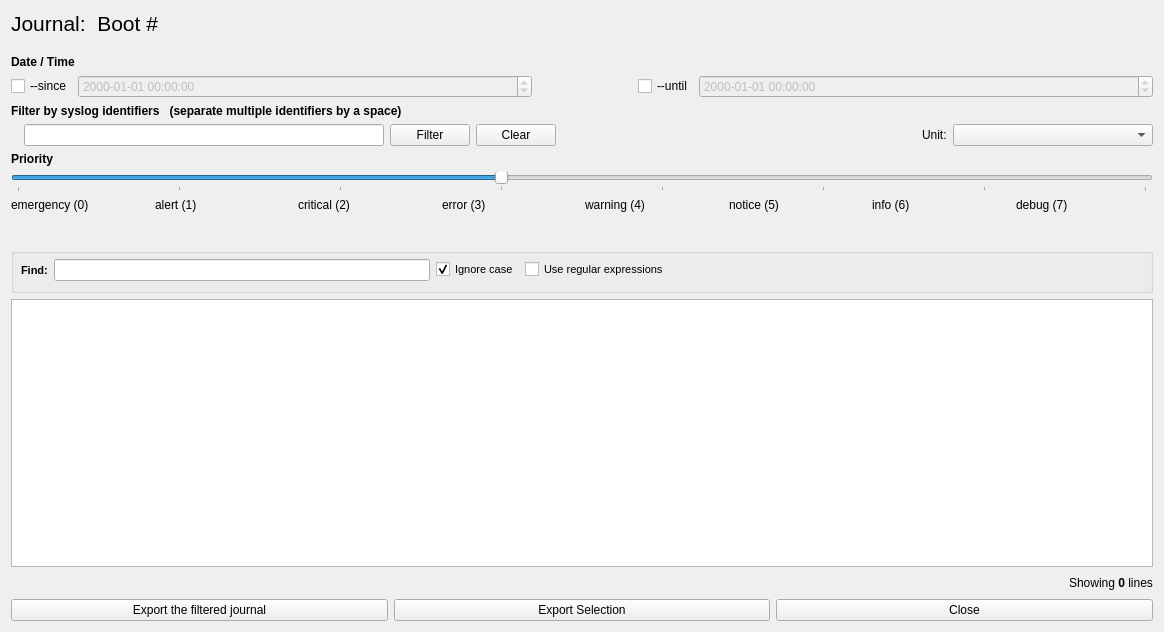
<?xml version="1.0" encoding="UTF-8"?>
<ui version="4.0">
 <class>ShowBootLog</class>
 <widget class="QDialog" name="ShowBootLog">
  <property name="windowModality">
   <enum>Qt::WindowModal</enum>
  </property>
  <property name="geometry">
   <rect>
    <x>0</x>
    <y>0</y>
    <width>1164</width>
    <height>632</height>
   </rect>
  </property>
  <property name="windowTitle">
   <string>QJournalctl: Show journal entries</string>
  </property>
  <property name="windowIcon">
   <iconset resource="icon.qrc">
    <normaloff>:/ui/icon.xpm</normaloff>:/ui/icon.xpm</iconset>
  </property>
  <layout class="QGridLayout" name="gridLayout">
   <item row="4" column="0">
    <layout class="QHBoxLayout" name="horizontalLayout_3">
     <item>
      <spacer name="horizontalSpacer_2">
       <property name="orientation">
        <enum>Qt::Horizontal</enum>
       </property>
       <property name="sizeHint" stdset="0">
        <size>
         <width>40</width>
         <height>20</height>
        </size>
       </property>
      </spacer>
     </item>
     <item>
      <widget class="QLabel" name="numberOfEntriesLabel">
       <property name="text">
        <string>Showing &lt;b&gt;0&lt;/b&gt; lines</string>
       </property>
      </widget>
     </item>
    </layout>
   </item>
   <item row="5" column="0">
    <layout class="QHBoxLayout" name="bottomMenu">
     <item>
      <widget class="QPushButton" name="exportButton">
       <property name="focusPolicy">
        <enum>Qt::NoFocus</enum>
       </property>
       <property name="styleSheet">
        <string notr="true"/>
       </property>
       <property name="text">
        <string>Export the filtered journal</string>
       </property>
      </widget>
     </item>
     <item>
      <widget class="QPushButton" name="exportSelectionButton">
       <property name="focusPolicy">
        <enum>Qt::NoFocus</enum>
       </property>
       <property name="visible">
        <bool>false</bool>
       </property>
       <property name="text">
        <string>Export Selection</string>
       </property>
      </widget>
     </item>
     <item>
      <widget class="QPushButton" name="closeButton">
       <property name="sizePolicy">
        <sizepolicy hsizetype="Ignored" vsizetype="Fixed">
         <horstretch>0</horstretch>
         <verstretch>0</verstretch>
        </sizepolicy>
       </property>
       <property name="focusPolicy">
        <enum>Qt::NoFocus</enum>
       </property>
       <property name="text">
        <string>Close</string>
       </property>
      </widget>
     </item>
    </layout>
   </item>
   <item row="3" column="0">
    <layout class="QVBoxLayout" name="verticalLayout">
     <item>
      <widget class="QLabel" name="label">
       <property name="font">
        <font>
         <pointsize>16</pointsize>
        </font>
       </property>
       <property name="text">
        <string>Journal:  Boot #</string>
       </property>
      </widget>
     </item>
     <item>
      <spacer name="verticalSpacer">
       <property name="orientation">
        <enum>Qt::Vertical</enum>
       </property>
       <property name="sizeType">
        <enum>QSizePolicy::Fixed</enum>
       </property>
       <property name="sizeHint" stdset="0">
        <size>
         <width>20</width>
         <height>13</height>
        </size>
       </property>
      </spacer>
     </item>
     <item>
      <widget class="QLabel" name="label_10">
       <property name="font">
        <font>
         <bold>true</bold>
        </font>
       </property>
       <property name="text">
        <string>Date / Time</string>
       </property>
      </widget>
     </item>
     <item>
      <layout class="QHBoxLayout" name="horizontalLayout">
       <item>
        <widget class="QCheckBox" name="sinceCheckBox">
         <property name="sizePolicy">
          <sizepolicy hsizetype="Fixed" vsizetype="Fixed">
           <horstretch>0</horstretch>
           <verstretch>0</verstretch>
          </sizepolicy>
         </property>
         <property name="text">
          <string>--since</string>
         </property>
        </widget>
       </item>
       <item>
        <widget class="QDateTimeEdit" name="sinceDateTimeEdit">
         <property name="enabled">
          <bool>false</bool>
         </property>
         <property name="displayFormat">
          <string>yyyy-MM-dd hh:mm:00</string>
         </property>
        </widget>
       </item>
       <item>
        <spacer name="horizontalSpacer">
         <property name="orientation">
          <enum>Qt::Horizontal</enum>
         </property>
         <property name="sizeType">
          <enum>QSizePolicy::Fixed</enum>
         </property>
         <property name="sizeHint" stdset="0">
          <size>
           <width>100</width>
           <height>20</height>
          </size>
         </property>
        </spacer>
       </item>
       <item>
        <widget class="QCheckBox" name="untilCheckBox">
         <property name="sizePolicy">
          <sizepolicy hsizetype="Fixed" vsizetype="Fixed">
           <horstretch>0</horstretch>
           <verstretch>0</verstretch>
          </sizepolicy>
         </property>
         <property name="text">
          <string>--until</string>
         </property>
        </widget>
       </item>
       <item>
        <widget class="QDateTimeEdit" name="untilDateTimeEdit">
         <property name="enabled">
          <bool>false</bool>
         </property>
         <property name="time">
          <time>
           <hour>0</hour>
           <minute>0</minute>
           <second>0</second>
          </time>
         </property>
         <property name="displayFormat">
          <string>yyyy-MM-dd hh:mm:00</string>
         </property>
        </widget>
       </item>
      </layout>
     </item>
     <item>
      <widget class="QLabel" name="label_12">
       <property name="font">
        <font>
         <bold>true</bold>
        </font>
       </property>
       <property name="text">
        <string>Filter by syslog identifiers   (separate multiple identifiers by a space)</string>
       </property>
      </widget>
     </item>
     <item>
      <layout class="QHBoxLayout" name="horizontalLayout_4">
       <item>
        <widget class="QLabel" name="acceptedIdentifierLabel">
         <property name="font">
          <font>
           <italic>true</italic>
           <bold>false</bold>
          </font>
         </property>
         <property name="text">
          <string/>
         </property>
        </widget>
       </item>
       <item>
        <widget class="QLineEdit" name="identifiersLineEdit">
         <property name="focusPolicy">
          <enum>Qt::StrongFocus</enum>
         </property>
        </widget>
       </item>
       <item>
        <widget class="QPushButton" name="filterButton">
         <property name="focusPolicy">
          <enum>Qt::NoFocus</enum>
         </property>
         <property name="text">
          <string>Filter</string>
         </property>
        </widget>
       </item>
       <item>
        <widget class="QPushButton" name="clearButton">
         <property name="focusPolicy">
          <enum>Qt::NoFocus</enum>
         </property>
         <property name="text">
          <string>Clear</string>
         </property>
        </widget>
       </item>
       <item>
        <spacer name="horizontalSpacer_5">
         <property name="orientation">
          <enum>Qt::Horizontal</enum>
         </property>
         <property name="sizeHint" stdset="0">
          <size>
           <width>10</width>
           <height>20</height>
          </size>
         </property>
        </spacer>
       </item>
       <item>
        <widget class="QLabel" name="label_13">
         <property name="text">
          <string>Unit:</string>
         </property>
        </widget>
       </item>
       <item>
        <widget class="QComboBox" name="unitCombo">
         <property name="minimumSize">
          <size>
           <width>200</width>
           <height>0</height>
          </size>
         </property>
         <property name="currentText">
          <string/>
         </property>
        </widget>
       </item>
      </layout>
     </item>
     <item>
      <widget class="QLabel" name="label_11">
       <property name="font">
        <font>
         <bold>true</bold>
        </font>
       </property>
       <property name="text">
        <string>Priority</string>
       </property>
      </widget>
     </item>
     <item>
      <widget class="QSlider" name="horizontalSlider">
       <property name="maximum">
        <number>7</number>
       </property>
       <property name="pageStep">
        <number>1</number>
       </property>
       <property name="sliderPosition">
        <number>3</number>
       </property>
       <property name="orientation">
        <enum>Qt::Horizontal</enum>
       </property>
       <property name="tickPosition">
        <enum>QSlider::TicksBelow</enum>
       </property>
       <property name="tickInterval">
        <number>1</number>
       </property>
      </widget>
     </item>
     <item>
      <layout class="QHBoxLayout" name="horizontalLayout_2">
       <item>
        <widget class="QLabel" name="label_8">
         <property name="text">
          <string>emergency (0)</string>
         </property>
        </widget>
       </item>
       <item>
        <widget class="QLabel" name="label_7">
         <property name="text">
          <string>alert (1)</string>
         </property>
        </widget>
       </item>
       <item>
        <widget class="QLabel" name="label_6">
         <property name="text">
          <string>critical (2)</string>
         </property>
        </widget>
       </item>
       <item>
        <widget class="QLabel" name="label_5">
         <property name="text">
          <string>error (3)</string>
         </property>
        </widget>
       </item>
       <item>
        <widget class="QLabel" name="label_4">
         <property name="text">
          <string>warning (4)</string>
         </property>
        </widget>
       </item>
       <item>
        <widget class="QLabel" name="label_3">
         <property name="text">
          <string>notice (5)</string>
         </property>
        </widget>
       </item>
       <item>
        <widget class="QLabel" name="label_2">
         <property name="text">
          <string>info (6)</string>
         </property>
        </widget>
       </item>
       <item>
        <widget class="QLabel" name="label_9">
         <property name="text">
          <string>debug (7)</string>
         </property>
        </widget>
       </item>
      </layout>
     </item>
     <item>
      <spacer name="verticalSpacer_2">
       <property name="orientation">
        <enum>Qt::Vertical</enum>
       </property>
       <property name="sizeType">
        <enum>QSizePolicy::Fixed</enum>
       </property>
       <property name="sizeHint" stdset="0">
        <size>
         <width>20</width>
         <height>30</height>
        </size>
       </property>
      </spacer>
     </item>
     <item>
      <widget class="QGroupBox" name="findBox">
       <property name="sizePolicy">
        <sizepolicy hsizetype="Expanding" vsizetype="Fixed">
         <horstretch>0</horstretch>
         <verstretch>0</verstretch>
        </sizepolicy>
       </property>
       <property name="minimumSize">
        <size>
         <width>0</width>
         <height>45</height>
        </size>
       </property>
       <property name="visible">
        <bool>false</bool>
       </property>
       <property name="title">
        <string/>
       </property>
       <widget class="QWidget" name="layoutWidget">
        <property name="geometry">
         <rect>
          <x>10</x>
          <y>0</y>
          <width>899</width>
          <height>44</height>
         </rect>
        </property>
        <layout class="QHBoxLayout" name="findLayout">
         <property name="topMargin">
          <number>0</number>
         </property>
         <property name="bottomMargin">
          <number>0</number>
         </property>
         <item>
          <widget class="QLabel" name="findLabel">
           <property name="font">
            <font>
             <pointsize>8</pointsize>
             <bold>true</bold>
            </font>
           </property>
           <property name="text">
            <string>Find:</string>
           </property>
          </widget>
         </item>
         <item>
          <widget class="QLineEdit" name="findLineEdit"/>
         </item>
         <item>
          <widget class="QCheckBox" name="ignoreCaseCheckBox">
           <property name="font">
            <font>
             <pointsize>8</pointsize>
            </font>
           </property>
           <property name="text">
            <string>Ignore case</string>
           </property>
           <property name="checked">
            <bool>true</bool>
           </property>
           <property name="tristate">
            <bool>false</bool>
           </property>
          </widget>
         </item>
         <item>
          <widget class="QCheckBox" name="useRegexpCheckBox">
           <property name="font">
            <font>
             <pointsize>8</pointsize>
            </font>
           </property>
           <property name="text">
            <string>Use regular expressions</string>
           </property>
          </widget>
         </item>
         <item>
          <spacer name="horizontalSpacer_3">
           <property name="orientation">
            <enum>Qt::Horizontal</enum>
           </property>
           <property name="sizeType">
            <enum>QSizePolicy::Fixed</enum>
           </property>
           <property name="sizeHint" stdset="0">
            <size>
             <width>10</width>
             <height>20</height>
            </size>
           </property>
          </spacer>
         </item>
         <item>
          <widget class="QLabel" name="findStatusLabel">
           <property name="minimumSize">
            <size>
             <width>200</width>
             <height>0</height>
            </size>
           </property>
           <property name="font">
            <font>
             <pointsize>8</pointsize>
             <italic>true</italic>
            </font>
           </property>
           <property name="text">
            <string/>
           </property>
           <property name="alignment">
            <set>Qt::AlignRight|Qt::AlignTrailing|Qt::AlignVCenter</set>
           </property>
          </widget>
         </item>
         <item>
          <spacer name="horizontalSpacer_4">
           <property name="orientation">
            <enum>Qt::Horizontal</enum>
           </property>
           <property name="sizeType">
            <enum>QSizePolicy::Fixed</enum>
           </property>
           <property name="sizeHint" stdset="0">
            <size>
             <width>35</width>
             <height>20</height>
            </size>
           </property>
          </spacer>
         </item>
        </layout>
       </widget>
      </widget>
     </item>
     <item>
      <widget class="QPlainTextEdit" name="plainTextEdit">
       <property name="styleSheet">
        <string notr="true"/>
       </property>
       <property name="readOnly">
        <bool>true</bool>
       </property>
      </widget>
     </item>
    </layout>
   </item>
  </layout>
 </widget>
 <resources>
  <include location="icon.qrc"/>
 </resources>
 <connections/>
</ui>
